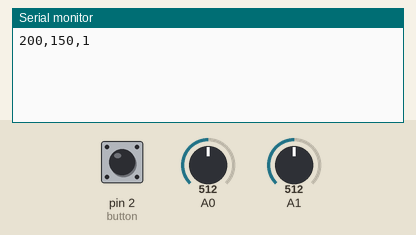
This sketch was run on a simulated Arduino Uno, built with avr-gcc and run on an emulated ATmega328P. On the bench: the last lines printed to the serial monitor. Inputs (shaded band) come from the test bench; at power-on: A0 = 512, A1 = 512, pin 2 (button) HIGH.

Above: at 1.2 s.
1.3 s: A0 set to 716
At 1.9 s:
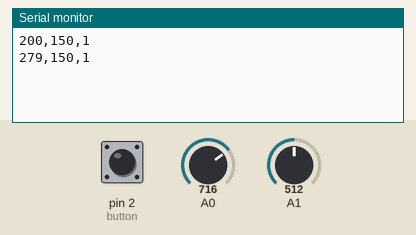
2.8 s: A1 set to 716
At 4.0 s:
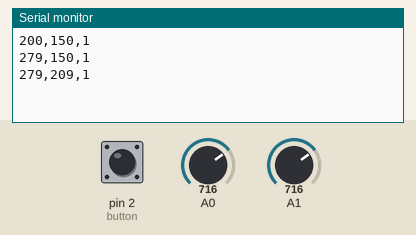
4.3 s: pin 2 (button) pulled LOW for 0.15 s
At 4.8 s:
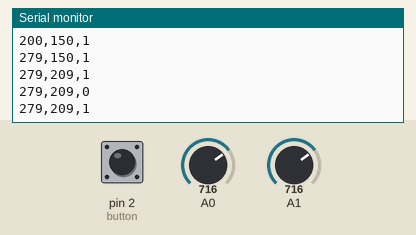
5.9 s: A0 set to 900
At 6.7 s:
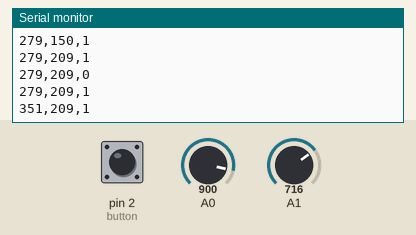
7.4 s: pin 2 (button) pulled LOW for 1 s
At 9.6 s:
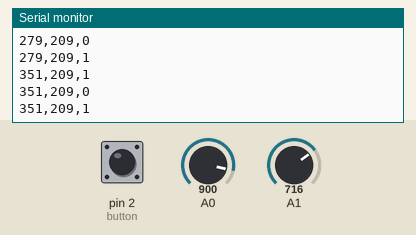
9.9 s: A1 set to 900
At 10.9 s:
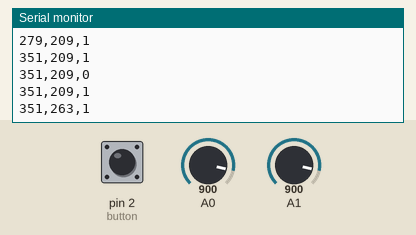
Timing chart, 0 to 12.4 s (numbered marks = the images above; inputs shaded):
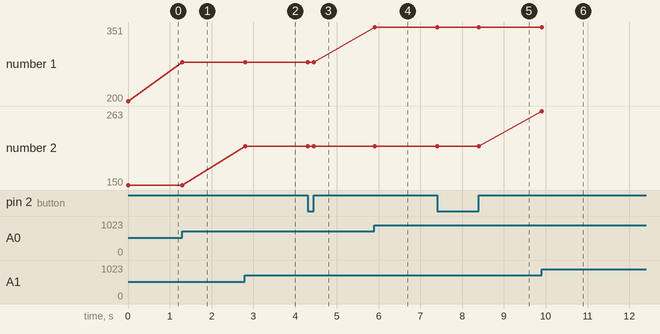

Measured:
- after the input at 1.3 s, the serial monitor: prints a new line at once (image 1)
- after the input at 2.8 s, the serial monitor: prints a new line at once (image 2)
- after the input at 4.3 s, the serial monitor: prints a new line at once (image 3)
- after the input at 5.9 s, the serial monitor: prints a new line at once (image 4)
- after the input at 7.4 s, the serial monitor: prints a new line at once (image 5)
- after the input at 9.9 s, the serial monitor: prints a new line at once (image 6)
- plotted number 1: 200 → 279 after the input at 1.3 s, 279 → 351 after the input at 5.9 s
- plotted number 2: 150 → 209 after the input at 2.8 s, 209 → 263 after the input at 9.9 s

The sketch:

joyStickSketch.ino
```cpp
/*
  Read Joystick
  Reads a 2-axis analog joystick, maps its range to 0-400 (X) and 0-300 (Y)
  and sends the results out serially.

  created 10 Jun 2015
  by Tom Igoe
 */

int oldX, oldY, oldButton;  // previous versions of the sensor values

void setup() {
  Serial.begin(9600);
  pinMode(2, INPUT_PULLUP);
}

void loop() {
  int xAxis = analogRead(A0);          // read the X axis of the joystick
  xAxis = map(xAxis, 0, 1023, 0, 400); // map to 0-400 range
  delay(1);                            // delay to let ADC stabilize
  int yAxis = analogRead(A1);          // read the Y axis of the joystick
  yAxis = map(yAxis, 0, 1023, 0, 300); // map to 0-300 range
  delay(1);                            // delay to let ADC stabilize
  int button = digitalRead(2);         // read the button

  // if any of the sensor values have changed:
  if (xAxis != oldX || yAxis != oldY || button != oldButton) {
    // print it:
    Serial.print(xAxis);
    Serial.print(',');
    Serial.print(yAxis);
    Serial.print(',');
    Serial.println(button);
  }

  // save the current value for next time through:
  oldX = xAxis;
  oldY = yAxis;
  oldButton = button;
}
```
